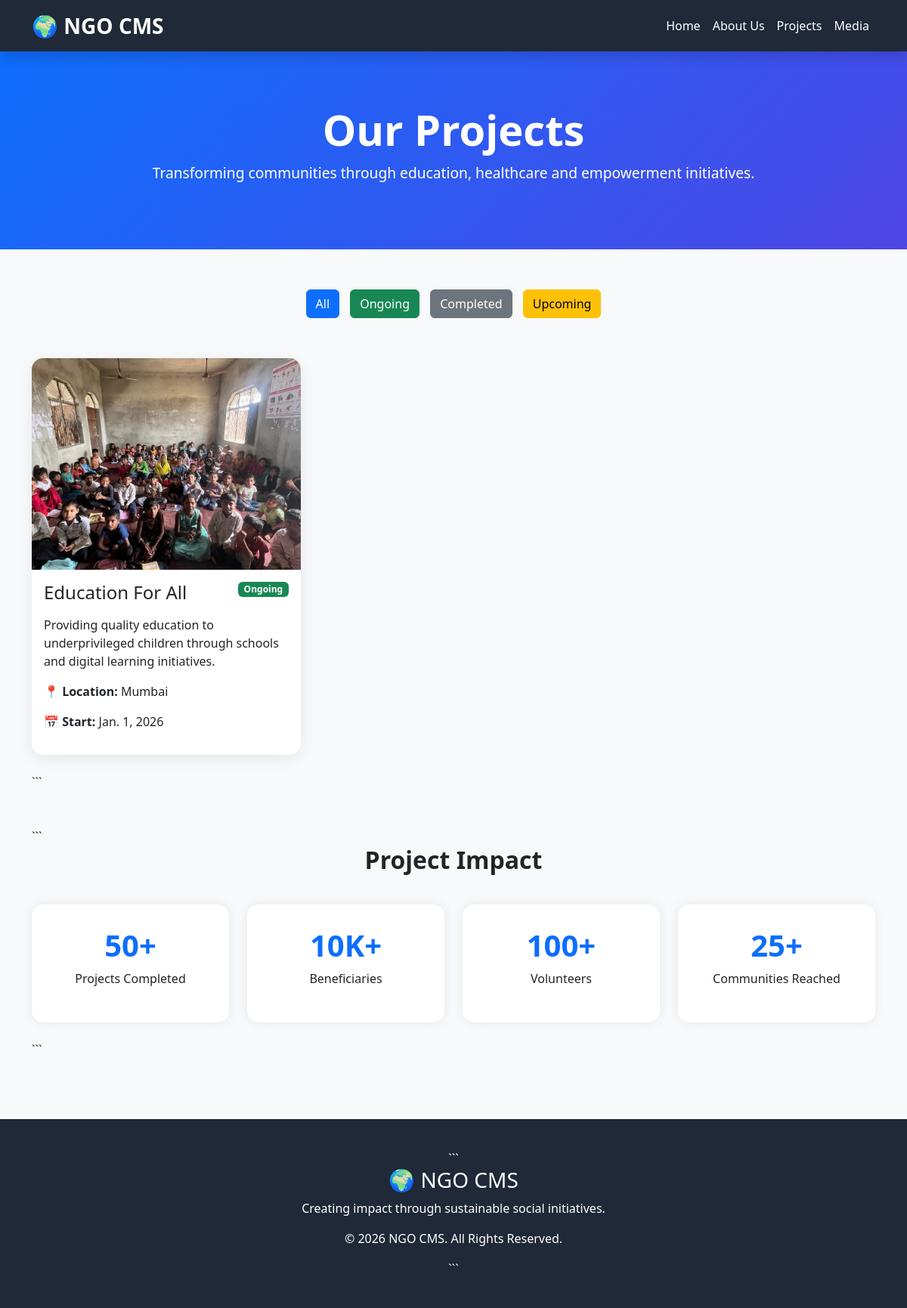
Page /projects/?status=Ongoing on the committed database.
### home/models.py (models this page shows, shortened)
class Project(models.Model):
    STATUS_CHOICES = (
        ('Ongoing', 'Ongoing'),
        ('Completed', 'Completed'),
        ('Upcoming', 'Upcoming'),
    )
    title = models.CharField(max_length=255)
    description = models.TextField()
    status = models.CharField(max_length=20, choices=STATUS_CHOICES)
    start_date = models.DateField(null=True, blank=True)
    end_date = models.DateField(null=True, blank=True)
    location = models.CharField(max_length=255, blank=True)
    image = models.ImageField(upload_to='projects/')

### home/views.py (the view)
# urls.py: path('projects/', projects, name='projects'),
def projects(request):
    status = request.GET.get('status')
    if status:
        project_list = Project.objects.filter(status=status)
    else:
        project_list = Project.objects.all()
    context = {
        'projects': project_list,
    }
    return render(request, 'project.html', context)

### templates/project.html (shortened to what this page needs)
<!DOCTYPE html>
<html lang="en">
<head>
<link href="https://cdn.jsdelivr.net/npm/bootstrap@5.3.3/dist/css/bootstrap.min.css" rel="stylesheet">
</head>
<body>
<nav class="navbar navbar-expand-lg navbar-dark shadow">
    <div class="container">
    <a class="navbar-brand fw-bold fs-3" href="/">
        🌍 NGO CMS
    </a>
    <div class="navbar-nav ms-auto">
    <a class="nav-link text-white" href="/">Home</a>
    <a class="nav-link text-white" href="/about/">About Us</a>
    <a class="nav-link text-white" href="/projects/">Projects</a>
    <a class="nav-link text-white" href="/media/">Media</a>
</div>
</div>
</nav>
<section class="hero">
    <div class="container">
        <h1>Our Projects</h1>
        <p>
            Transforming communities through education,
            healthcare and empowerment initiatives.
        </p>
    </div>
</section>
<div class="container my-5">
<div class="text-center mb-5">
    <a href="/projects/" class="btn btn-primary filter-btn">All</a>
    <a href="/projects/?status=Ongoing"
       class="btn btn-success filter-btn">Ongoing</a>
    <a href="/projects/?status=Completed"
       class="btn btn-secondary filter-btn">Completed</a>
    <a href="/projects/?status=Upcoming"
       class="btn btn-warning filter-btn">Upcoming</a>
</div>
<div class="row">
    {% for project in projects %}
    <div class="col-lg-4 col-md-6 mb-4">
        <div class="card project-card">
            <img src="{{ project.image.url }}" alt="{{ project.title }}">
            <div class="card-body">
                <div class="d-flex justify-content-between align-items-start mb-3">
                    <h4 class="mb-0">
                        {{ project.title }}
                    </h4>
                    {% if project.status == 'Ongoing' %}
                    <span class="badge bg-success">
                        Ongoing
                    </span>
                    {% elif project.status == 'Completed' %}
                    <span class="badge bg-secondary">
                        Completed
                    </span>
                    {% else %}
                    <span class="badge bg-warning text-dark">
                        Upcoming
                    </span>
                    {% endif %}
                </div>
                <p>
                    {{ project.description }}
                </p>
                <p>
                    <strong>📍 Location:</strong>
                    {{ project.location }}
                </p>
                <p>
                    <strong>📅 Start:</strong>
                    {{ project.start_date }}
                </p>
            </div>
        </div>
    </div>
    {% endfor %}
</div>
```
</div>
<div class="container my-5">
```
<h2 class="text-center section-title">
    Project Impact
</h2>
<div class="row">
    <div class="col-md-3 mb-4">
        <div class="stats-box">
            <h1>50+</h1>
            <p>Projects Completed</p>
        </div>
    </div>
    <div class="col-md-3 mb-4">
        <div class="stats-box">
            <h1>10K+</h1>
            <p>Beneficiaries</p>
        </div>
    </div>
    <div class="col-md-3 mb-4">
        <div class="stats-box">
            <h1>100+</h1>
            <p>Volunteers</p>
        </div>
    </div>
    <div class="col-md-3 mb-4">
        <div class="stats-box">
            <h1>25+</h1>
            <p>Communities Reached</p>
        </div>
    </div>
</div>
```
</div>
<footer>
```
<h3>🌍 NGO CMS</h3>
<p>
    Creating impact through sustainable social initiatives.
</p>
<p>
    © 2026 NGO CMS. All Rights Reserved.
</p>
```
</footer>
</body>
</html>

### templates/project.html (style rules this page uses)
body { background:#f8f9fa; }
.navbar { background:#1f2937 !important; }
.hero { background:linear-gradient(135deg,#0d6efd,#4f46e5); color:white; padding:70px 0; text-align:center; }
.hero h1 { font-size:3.5rem; font-weight:700; }
.hero p { font-size:1.2rem; margin-top:10px; }
.filter-btn { margin:5px; }
.project-card { border:none; border-radius:15px; overflow:hidden; box-shadow:0 5px 20px rgba(0,0,0,.08); transition:0.3s; height:100%; }
.project-card img { width:100%; height:280px; object-fit:cover; }
.card-body { display:flex; flex-direction:column; }
.stats-box { background:white; padding:30px; border-radius:15px; box-shadow:0 0 15px rgba(0,0,0,.08); text-align:center; transition:0.3s; }
.stats-box h1 { color:#0d6efd; font-weight:bold; }
footer { background:#1f2937; color:white; padding:40px; margin-top:80px; text-align:center; }
.section-title { font-weight:bold; margin-bottom:40px; }

### rows in the picture
Project: image (picture), title "Education For All", status "Ongoing", description "Providing quality education to underprivileged children through schools and digital learning initiatives.", location "Mumbai", start_date "Jan. 1, 2026"
